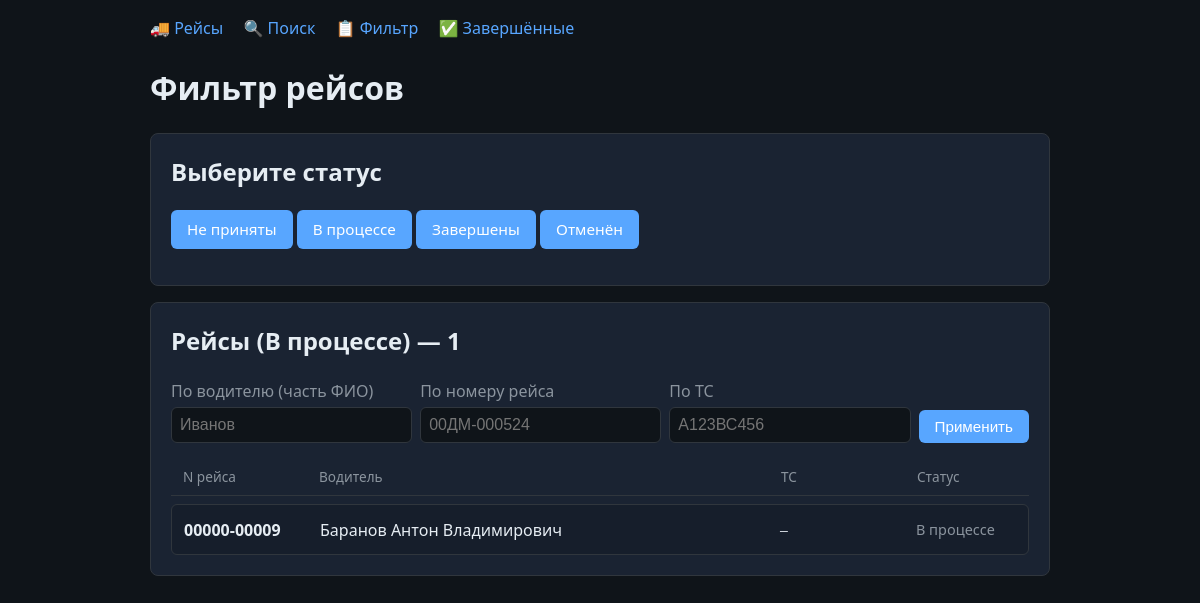
The app's page /admin/routes/filter?status=process with its own data.
### tables this page shows
CREATE TABLE "Route" (
	"id"	TEXT,
	"tg_id"	INTEGER,
	"points"	TEXT,
	"status"	TEXT
, number_auto TEXT DEFAULT '', temperature TEXT DEFAULT '', dispatcher_contacts TEXT DEFAULT '', registration_number TEXT DEFAULT '', trailer_number TEXT DEFAULT '');

CREATE TABLE "Users" (
	"tg_id"	TEXT,
	"name"	TEXT,
	"phone"	TEXT,
	"role"	TEXT,
	"status"	TEXT
);

### api/admin_routes_web.py (the view)
@router.get("/routes/filter", response_class=HTMLResponse)
async def route_filter(request: Request, _=Depends(require_admin)):
    user_repo, route_repo = _get_repos()
    status = request.query_params.get("status", "").strip()
    driver = request.query_params.get("driver", "").strip()
    route_id = request.query_params.get("route_id", "").strip()
    number_auto = request.query_params.get("number_auto", "").strip().upper()
    status_text = STATUS_TEXTS.get(status, status)
    routes = []
    if status:
        routes = route_repo.get_routes_by_status(status)
        if driver and len(driver) >= 2:
            users = user_repo.search_drivers_by_name_part(driver, limit=15)
            tg_ids = {u.tg_id for u in users}
            routes = [r for r in routes if r.tg_id in tg_ids]
        if route_id:
            routes = [r for r in routes if r.id == route_id]
        if number_auto:
            routes = [r for r in routes if (r.number_auto or "").strip().upper() == number_auto]
    driver_names = {r.tg_id: get_driver_name(user_repo, r.tg_id) for r in routes}
    req_ctx = {"driver": driver, "route_id": route_id, "number_auto": number_auto}
    return templates.TemplateResponse(
        "route_filter.html",
        {
            "request": request,
            "status": status,
            "status_text": status_text,
            "routes": routes,
            "driver_names": driver_names,
            "status_texts": STATUS_TEXTS,
            "req_ctx": req_ctx,
        },
    )

### api/templates/route_filter.html (shortened to what this page needs)
{% extends "base.html" %}
{% block content %}
<h1>Фильтр рейсов</h1>
<div class="card">
    <h2>Выберите статус</h2>
    <p>
        <a href="/admin/routes/filter?status=new" class="btn">Не приняты</a>
        <a href="/admin/routes/filter?status=process" class="btn">В процессе</a>
        <a href="/admin/routes/filter?status=success" class="btn">Завершены</a>
        <a href="/admin/routes/filter?status=cancelled" class="btn">Отменён</a>
    </p>
</div>
{% if status and routes is defined %}
<div class="card">
    <h2>Рейсы ({{ status_text }}) — {{ routes|length }}</h2>
    <form method="get" action="/admin/routes/filter" style="margin-bottom: 1rem;">
        <div class="form-group" style="display: flex; gap: 0.5rem; align-items: flex-end;">
            <div style="flex: 1;">
                <label>По водителю (часть ФИО)</label>
                <input type="text" name="driver" placeholder="Иванов" value="{{ req_ctx.driver or '' }}">
            </div>
            <div style="flex: 1;">
                <label>По номеру рейса</label>
                <input type="text" name="route_id" placeholder="00ДМ-000524" value="{{ req_ctx.route_id or '' }}">
            </div>
            <div style="flex: 1;">
                <label>По ТС</label>
                <input type="text" name="number_auto" placeholder="А123ВС456" value="{{ req_ctx.number_auto or '' }}">
            </div>
            <div>
                <button type="submit" class="btn">Применить</button>
            </div>
        </div>
    </form>
    {% if routes %}
    <div class="route-cards">
        <div class="route-cards-header">
            <span>N рейса</span><span>Водитель</span><span>ТС</span><span>Статус</span>
        </div>
        {% for r in routes %}
        <a href="/admin/routes/{{ r.id }}" class="route-card">
            <span class="route-id">{{ r.id }}</span>
            <span>{{ driver_names.get(r.tg_id, 'Неизвестно') }}</span>
            <span><code>{{ r.number_auto or '—' }}</code></span>
            <span class="route-meta">{{ status_texts.get(r.status, r.status) }}</span>
        </a>
        {% endfor %}
    </div>
    {% else %}
    <p>Рейсы не найдены.</p>
    {% endif %}
</div>
{% endif %}
{% endblock %}

### api/templates/base.html (style rules this page uses)
:root { --bg: #0f1419; --bg-card: #1a2332; --text: #e6edf3; --text-muted: #8b949e; --accent: #58a6ff; --accent-hover: #79b8ff; --danger: #f85149; --success: #3fb950; --border: #30363d; }
* { box-sizing: border-box; }
body { font-family: 'Segoe UI', system-ui, sans-serif; background: var(--bg); color: var(--text); margin: 0; padding: 1rem; line-height: 1.5; }
a { color: var(--accent); text-decoration: none; }
.card { background: var(--bg-card); border: 1px solid var(--border); border-radius: 8px; padding: 1.25rem; margin-bottom: 1rem; }
h1, h2 { margin-top: 0; }
.btn { display: inline-block; padding: 0.5rem 1rem; background: var(--accent); color: #fff; border: none; border-radius: 6px; cursor: pointer; font-size: 0.95rem; }
.form-group { margin-bottom: 1rem; }
.form-group label { display: block; margin-bottom: 0.25rem; color: var(--text-muted); }
input, select, textarea { width: 100%; padding: 0.5rem; background: var(--bg); border: 1px solid var(--border); border-radius: 6px; color: var(--text); font-size: 1rem; }
.route-meta { font-size: 0.9rem; color: var(--text-muted); }
.route-cards { display: flex; flex-direction: column; gap: 0.5rem; }
.route-cards-header { display: grid; grid-template-columns: 120px 1fr 120px 100px; gap: 1rem; padding: 0.5rem 0.75rem; color: var(--text-muted); font-size: 0.85rem; border-bottom: 1px solid var(--border); }
.route-card { display: grid; grid-template-columns: 120px 1fr 120px 100px; gap: 1rem; align-items: center; padding: 0.75rem; background: rgba(0,0,0,0.15); border-radius: 6px; border: 1px solid var(--border); text-decoration: none; color: inherit; }
.route-card .route-id { font-weight: 600; }

### records on screen
Route: id "00000-00009", number_auto "—", get "В процессе"
Users: get "Баранов Антон Владимирович"

### other values on screen
{{ status_text }} "В процессе"
{{ routes|length }} "1"
